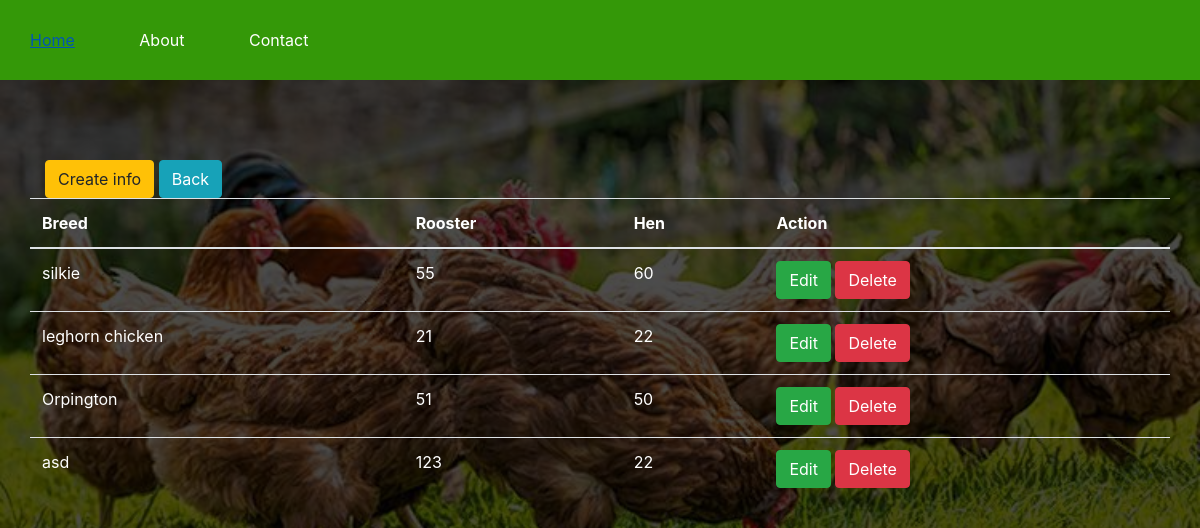
/flockscrud.php (signed in), run on the app's committed database.
### tables this page shows
CREATE TABLE `flocks` (
  `id` int(100) NOT NULL,
  `userid` int(100) DEFAULT NULL,
  `breed` varchar(255) DEFAULT NULL,
  `rooster` int(255) DEFAULT NULL,
  `hen` int(255) DEFAULT NULL
);

### flockscrud.php (the view, shortened to what this page needs)
<!DOCTYPE html>
<html>
<head>
	<link rel="stylesheet" type="text/css"	href="Css1/side.css">
	<link rel="stylesheet" href="bootstrap/css/bootstrap.min.css">
</head>
<body>
<div id="main">
			<nav>
				<ul>
					<li><a href="front1.php">Home</a></li>
					<li><a href="#">About</a></li>
					<li><a href="#">Contact</a></li>
				</ul>
	</div>
	<?php require_once 'process.php';?>
	<div class="container">
	<?php
		$mysqli = new mysqli('localhost','root','','registration') or die(mysqli_error($mysqli));
		$username= $_SESSION["username"];
		$result=$mysqli->query("select id from users where username='$username'") or die($mysqli->error);
		if(@count($result)==1)
		{
			$row=$result->fetch_array();
			$userid=$row['id'];
		}
		$result = $mysqli->query("SELECT * FROM flocks where userid='$userid'") or die($mysqli->error);
		?>
		<a href="flocksadd.php"class="btn btn-warning">Create info</a>
		<a href="index1.php"class="btn btn-info">Back</a>
		<div class="row justify-content-center">
		<br><br><br>
			<table class="table">
				<thead>
					<tr class="text-white">
						<th>Breed</th>
						<th>Rooster</th>
						<th>Hen</th>
						<th colspan="2">Action</th>
					</tr>
				</thead>
				<?php
					while($row=$result->fetch_assoc()):?>
						<tr class="text-white">
							<td><?php echo $row['breed']?></td>
							<td><?php echo $row['rooster']?></td>
							<td><?php echo $row['hen']?></td>
							<td>
								<a href="flocksadd.php?edit=<?php echo $row['id'];?>"
									class="btn btn-success">Edit</a>
								<a href="process.php?delete=<?php echo $row['id'];?>"
									class="btn btn-danger">Delete</a>
							</td>
						</tr>
						<?php endwhile;?>
			</table>
		</div>
</div>
</body>
</html>

### Css1/side.css (style rules this page uses)
* { margin:0px; padding:0px; }
body { font-size:120%; background:#F8F8FF; background-image:linear-gradient(rgba(0,0,0,0.7),rgba(0,0,0,0.7)), url("../Image chicken/b.jpg"); background-size:cover; }
#main { width:100%; height:20vh; }
nav { width:100%; height:80px; background-color:#349808; line-height:80px; }
nav ul { float:left; margin-right:30px; }
nav ul li { list-style-type: none; display:inline-block; transition:0.8s all; color:#fff }
nav ul li a { text-decoration:none; color:#fff; padding:30px; }
.btn { padding:10px; font-size:15px; color:white; background:#349808; border:none; border-radius:5px; }

### data on the page
flocks: breed "silkie", rooster "55", hen "60"
flocks: breed "leghorn chicken", rooster "21", hen "22"
flocks: breed "Orpington", rooster "51", hen "50"
flocks: breed "asd", rooster "123", hen "22"
